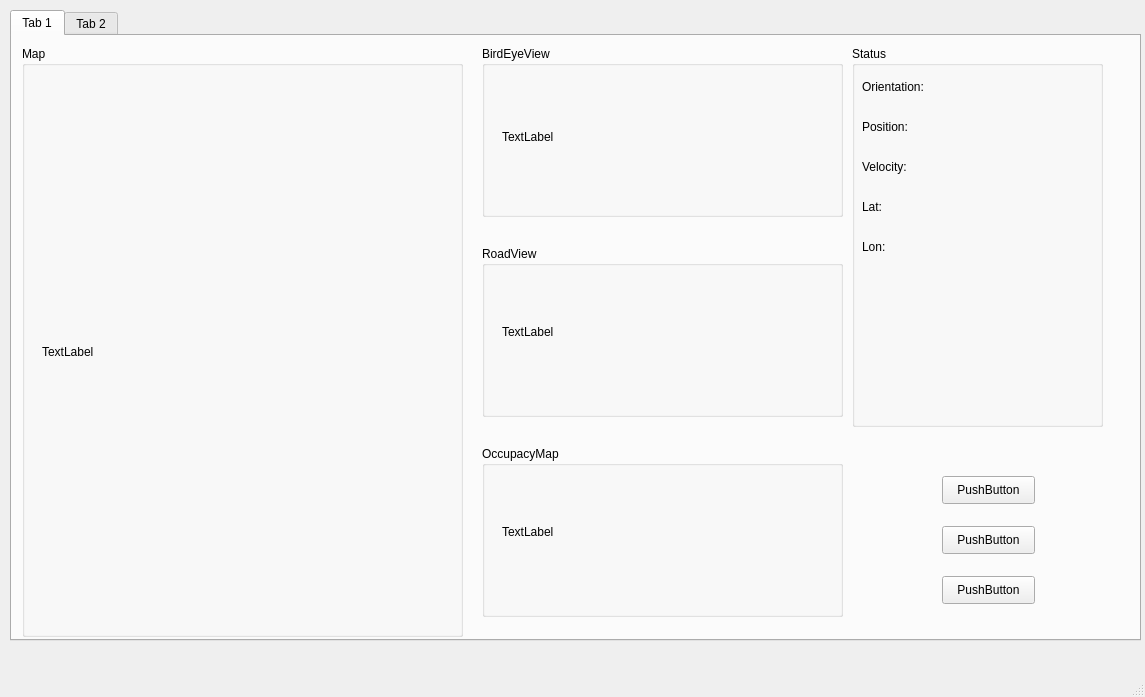
<?xml version="1.0" encoding="UTF-8"?>
<ui version="4.0">
 <class>MainWindow</class>
 <widget class="QMainWindow" name="MainWindow">
  <property name="geometry">
   <rect>
    <x>0</x>
    <y>0</y>
    <width>1145</width>
    <height>697</height>
   </rect>
  </property>
  <property name="windowTitle">
   <string>MainWindow</string>
  </property>
  <widget class="QWidget" name="centralwidget">
   <widget class="QTabWidget" name="tabWidget">
    <property name="geometry">
     <rect>
      <x>10</x>
      <y>10</y>
      <width>1131</width>
      <height>631</height>
     </rect>
    </property>
    <property name="currentIndex">
     <number>0</number>
    </property>
    <widget class="QWidget" name="tab_3">
     <attribute name="title">
      <string>Tab 1</string>
     </attribute>
     <widget class="QGroupBox" name="groupBox_3">
      <property name="geometry">
       <rect>
        <x>470</x>
        <y>210</y>
        <width>361</width>
        <height>171</height>
       </rect>
      </property>
      <property name="title">
       <string>RoadView</string>
      </property>
      <widget class="QLabel" name="label_5">
       <property name="geometry">
        <rect>
         <x>20</x>
         <y>20</y>
         <width>321</width>
         <height>131</height>
        </rect>
       </property>
       <property name="text">
        <string>TextLabel</string>
       </property>
      </widget>
     </widget>
     <widget class="QGroupBox" name="groupBox_2">
      <property name="geometry">
       <rect>
        <x>470</x>
        <y>10</y>
        <width>361</width>
        <height>171</height>
       </rect>
      </property>
      <property name="title">
       <string>BirdEyeView</string>
      </property>
      <widget class="QLabel" name="label_6">
       <property name="geometry">
        <rect>
         <x>20</x>
         <y>20</y>
         <width>321</width>
         <height>141</height>
        </rect>
       </property>
       <property name="text">
        <string>TextLabel</string>
       </property>
      </widget>
     </widget>
     <widget class="QGroupBox" name="groupBox">
      <property name="geometry">
       <rect>
        <x>10</x>
        <y>10</y>
        <width>441</width>
        <height>591</height>
       </rect>
      </property>
      <property name="title">
       <string>Map</string>
      </property>
      <widget class="QLabel" name="label_7">
       <property name="geometry">
        <rect>
         <x>20</x>
         <y>30</y>
         <width>411</width>
         <height>551</height>
        </rect>
       </property>
       <property name="text">
        <string>TextLabel</string>
       </property>
      </widget>
     </widget>
     <widget class="QGroupBox" name="groupBox_4">
      <property name="geometry">
       <rect>
        <x>470</x>
        <y>410</y>
        <width>361</width>
        <height>171</height>
       </rect>
      </property>
      <property name="title">
       <string>OccupacyMap</string>
      </property>
      <widget class="QLabel" name="label_8">
       <property name="geometry">
        <rect>
         <x>20</x>
         <y>20</y>
         <width>321</width>
         <height>131</height>
        </rect>
       </property>
       <property name="text">
        <string>TextLabel</string>
       </property>
      </widget>
     </widget>
     <widget class="QPushButton" name="pushButton">
      <property name="geometry">
       <rect>
        <x>930</x>
        <y>440</y>
        <width>93</width>
        <height>28</height>
       </rect>
      </property>
      <property name="text">
       <string>PushButton</string>
      </property>
     </widget>
     <widget class="QPushButton" name="pushButton_2">
      <property name="geometry">
       <rect>
        <x>930</x>
        <y>490</y>
        <width>93</width>
        <height>28</height>
       </rect>
      </property>
      <property name="text">
       <string>PushButton</string>
      </property>
     </widget>
     <widget class="QPushButton" name="pushButton_3">
      <property name="geometry">
       <rect>
        <x>930</x>
        <y>540</y>
        <width>93</width>
        <height>28</height>
       </rect>
      </property>
      <property name="text">
       <string>PushButton</string>
      </property>
     </widget>
     <widget class="QGroupBox" name="groupBox_5">
      <property name="geometry">
       <rect>
        <x>840</x>
        <y>10</y>
        <width>251</width>
        <height>381</height>
       </rect>
      </property>
      <property name="title">
       <string>Status</string>
      </property>
      <widget class="QLabel" name="label_9">
       <property name="geometry">
        <rect>
         <x>10</x>
         <y>20</y>
         <width>211</width>
         <height>41</height>
        </rect>
       </property>
       <property name="text">
        <string>Orientation:</string>
       </property>
      </widget>
      <widget class="QLabel" name="label_10">
       <property name="geometry">
        <rect>
         <x>10</x>
         <y>60</y>
         <width>211</width>
         <height>41</height>
        </rect>
       </property>
       <property name="text">
        <string>Position:</string>
       </property>
      </widget>
      <widget class="QLabel" name="label_11">
       <property name="geometry">
        <rect>
         <x>10</x>
         <y>100</y>
         <width>211</width>
         <height>41</height>
        </rect>
       </property>
       <property name="text">
        <string>Velocity:</string>
       </property>
      </widget>
      <widget class="QLabel" name="label_12">
       <property name="geometry">
        <rect>
         <x>10</x>
         <y>140</y>
         <width>211</width>
         <height>41</height>
        </rect>
       </property>
       <property name="text">
        <string>Lat:</string>
       </property>
      </widget>
      <widget class="QLabel" name="label_13">
       <property name="geometry">
        <rect>
         <x>10</x>
         <y>180</y>
         <width>211</width>
         <height>41</height>
        </rect>
       </property>
       <property name="text">
        <string>Lon:</string>
       </property>
      </widget>
     </widget>
    </widget>
    <widget class="QWidget" name="tab_4">
     <attribute name="title">
      <string>Tab 2</string>
     </attribute>
    </widget>
   </widget>
  </widget>
  <widget class="QMenuBar" name="menubar">
   <property name="geometry">
    <rect>
     <x>0</x>
     <y>0</y>
     <width>1145</width>
     <height>26</height>
    </rect>
   </property>
  </widget>
  <widget class="QStatusBar" name="statusbar"/>
 </widget>
 <resources/>
 <connections/>
</ui>
